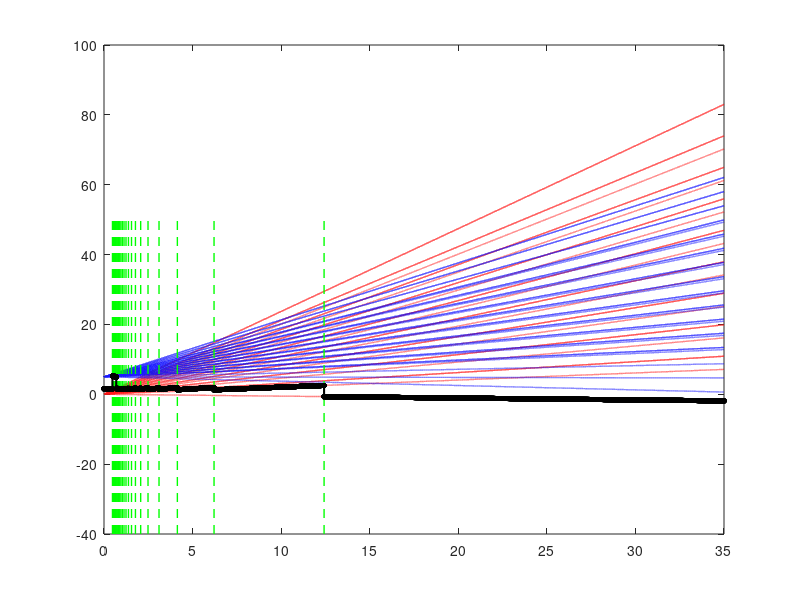

Source code (MATLAB):
clear all;
close all;
%plot parameters
width = 6;     % Width in inches
height = 3;    % Height in inches
alw = 1;    % AxesLineWidth
fsz = 14;      % Fontsize
lw = 1;      % LineWidth
msz = 8;       % MarkerSize

% The properties we've been using in the figures
set(0,'defaultLineLineWidth',lw);   % set the default line width to lw
set(0,'defaultLineMarkerSize',msz); % set the default line marker size to msz
set(0,'defaultLineLineWidth',lw);   % set the default line width to lw
set(0,'defaultLineMarkerSize',msz); % set the default line marker size to msz


tilt=0;
delv=5;

gstar=3.15; %gstar*mstar/gbmb
menhanced=1; %mstar/mb
menhancedX=1; %mstar/mb
gstarX=3.15; %gstar*mstar/gbmb

h=6.626e-34;
hbar=h/2/pi;
n=3e15;
e=1.6e-19;
B=0:0.001:35;
Bperp=B*cos(tilt*pi/180);
me=9.1e-31;
mzb=0.45;
mzstar=menhanced*mzb;
mzbymx=0.45;
mxb=mzb/mzbymx;
mxstar=menhancedX*mxb;
gb=2;

Btarget= 1;

Ez0down_1= ((0+0.5)*hbar*e*Btarget/mzstar/me-1/2*gstar*gb/menhanced*e*hbar/2/me*Btarget)/e/1e-3
Ez1down_1= ((1+0.5)*hbar*e*Btarget/mzstar/me-1/2*gstar*gb/menhanced*e*hbar/2/me*Btarget)/e/1e-3
Ez0up_1= ((0+0.5)*hbar*e*Btarget/mzstar/me+1/2*gstar*gb/menhanced*e*hbar/2/me*Btarget)/e/1e-3
Ez1up_1= ((1+0.5)*hbar*e*Btarget/mzstar/me+1/2*gstar*gb/menhanced*e*hbar/2/me*Btarget)/e/1e-3

Ez0up_1-Ez0down_1
Ez0up_1+Ez0down_1

Ez0down=((0+0.5)*hbar*e*Bperp/mzstar/me-1/2*gstar*gb/menhanced*e*hbar/2/me*B)/e/1e-3;
Ez0up=((0+0.5)*hbar*e*Bperp/mzstar/me+1/2*gstar*gb/menhanced*e*hbar/2/me*B)/e/1e-3;
Ez1down=((1+0.5)*hbar*e*Bperp/mzstar/me-1/2*gstar*gb/menhanced*e*hbar/2/me*B)/e/1e-3;
Ez1up=((1+0.5)*hbar*e*Bperp/mzstar/me+1/2*gstar*gb/menhanced*e*hbar/2/me*B)/e/1e-3;
Ez2down=((2+0.5)*hbar*e*Bperp/mzstar/me-1/2*gstar*gb/menhanced*e*hbar/2/me*B)/e/1e-3;
Ez2up=((2+0.5)*hbar*e*Bperp/mzstar/me+1/2*gstar*gb/menhanced*e*hbar/2/me*B)/e/1e-3;
Ez3down=((3+0.5)*hbar*e*Bperp/mzstar/me-1/2*gstar*gb/menhanced*e*hbar/2/me*B)/e/1e-3;
Ez3up=((3+0.5)*hbar*e*Bperp/mzstar/me+1/2*gstar*gb/menhanced*e*hbar/2/me*B)/e/1e-3;
Ez4down=((4+0.5)*hbar*e*Bperp/mzstar/me-1/2*gstar*gb/menhanced*e*hbar/2/me*B)/e/1e-3;
Ez4up=((4+0.5)*hbar*e*Bperp/mzstar/me+1/2*gstar*gb/menhanced*e*hbar/2/me*B)/e/1e-3;
Ez5down=((5+0.5)*hbar*e*Bperp/mzstar/me-1/2*gstar*gb/menhanced*e*hbar/2/me*B)/e/1e-3;
Ez5up=((5+0.5)*hbar*e*Bperp/mzstar/me+1/2*gstar*gb/menhanced*e*hbar/2/me*B)/e/1e-3;
Ez6down=((6+0.5)*hbar*e*Bperp/mzstar/me-1/2*gstar*gb/menhanced*e*hbar/2/me*B)/e/1e-3;
Ez6up=((6+0.5)*hbar*e*Bperp/mzstar/me+1/2*gstar*gb/menhanced*e*hbar/2/me*B)/e/1e-3;
Ez7down=((7+0.5)*hbar*e*Bperp/mzstar/me-1/2*gstar*gb/menhanced*e*hbar/2/me*B)/e/1e-3;
Ez7up=((7+0.5)*hbar*e*Bperp/mzstar/me+1/2*gstar*gb/menhanced*e*hbar/2/me*B)/e/1e-3;
Ez8down=((8+0.5)*hbar*e*Bperp/mzstar/me-1/2*gstar*gb/menhanced*e*hbar/2/me*B)/e/1e-3;
Ez8up=((8+0.5)*hbar*e*Bperp/mzstar/me+1/2*gstar*gb/menhanced*e*hbar/2/me*B)/e/1e-3;

Ex0down=delv+((0+0.5)*hbar*e*Bperp/mxstar/me-1/2*gstarX*gb/menhancedX*e*hbar/2/me*B)/e/1e-3;
Ex0up=delv+((0+0.5)*hbar*e*Bperp/mxstar/me+1/2*gstarX*gb/menhancedX*e*hbar/2/me*B)/e/1e-3;
Ex1down=delv+((1+0.5)*hbar*e*Bperp/mxstar/me-1/2*gstarX*gb/menhancedX*e*hbar/2/me*B)/e/1e-3;
Ex1up=delv+((1+0.5)*hbar*e*Bperp/mxstar/me+1/2*gstarX*gb/menhancedX*e*hbar/2/me*B)/e/1e-3;
Ex2down=delv+((2+0.5)*hbar*e*Bperp/mxstar/me-1/2*gstarX*gb/menhancedX*e*hbar/2/me*B)/e/1e-3;
Ex2up=delv+((2+0.5)*hbar*e*Bperp/mxstar/me+1/2*gstarX*gb/menhancedX*e*hbar/2/me*B)/e/1e-3;
Ex3down=delv+((3+0.5)*hbar*e*Bperp/mxstar/me-1/2*gstarX*gb/menhancedX*e*hbar/2/me*B)/e/1e-3;
Ex3up=delv+((3+0.5)*hbar*e*Bperp/mxstar/me+1/2*gstarX*gb/menhancedX*e*hbar/2/me*B)/e/1e-3;
Ex4down=delv+((4+0.5)*hbar*e*Bperp/mxstar/me-1/2*gstarX*gb/menhancedX*e*hbar/2/me*B)/e/1e-3;
Ex4up=delv+((4+0.5)*hbar*e*Bperp/mxstar/me+1/2*gstarX*gb/menhancedX*e*hbar/2/me*B)/e/1e-3;
Ex5down=delv+((5+0.5)*hbar*e*Bperp/mxstar/me-1/2*gstarX*gb/menhancedX*e*hbar/2/me*B)/e/1e-3;
Ex5up=delv+((5+0.5)*hbar*e*Bperp/mxstar/me+1/2*gstarX*gb/menhancedX*e*hbar/2/me*B)/e/1e-3;
Ex6down=delv+((6+0.5)*hbar*e*Bperp/mxstar/me-1/2*gstarX*gb/menhancedX*e*hbar/2/me*B)/e/1e-3;
Ex6up=delv+((6+0.5)*hbar*e*Bperp/mxstar/me+1/2*gstarX*gb/menhancedX*e*hbar/2/me*B)/e/1e-3;
Ex7down=delv+((7+0.5)*hbar*e*Bperp/mxstar/me-1/2*gstarX*gb/menhancedX*e*hbar/2/me*B)/e/1e-3;
Ex7up=delv+((7+0.5)*hbar*e*Bperp/mxstar/me+1/2*gstarX*gb/menhancedX*e*hbar/2/me*B)/e/1e-3;
Ex8down=delv+((8+0.5)*hbar*e*Bperp/mxstar/me-1/2*gstarX*gb/menhancedX*e*hbar/2/me*B)/e/1e-3;
Ex8up=delv+((8+0.5)*hbar*e*Bperp/mxstar/me+1/2*gstarX*gb/menhancedX*e*hbar/2/me*B)/e/1e-3;
Ex9down=delv+((9+0.5)*hbar*e*Bperp/mxstar/me-1/2*gstarX*gb/menhancedX*e*hbar/2/me*B)/e/1e-3;
Ex9up=delv+((9+0.5)*hbar*e*Bperp/mxstar/me+1/2*gstarX*gb/menhancedX*e*hbar/2/me*B)/e/1e-3;
Ex10down=delv+((10+0.5)*hbar*e*Bperp/mxstar/me-1/2*gstarX*gb/menhancedX*e*hbar/2/me*B)/e/1e-3;
Ex10up=delv+((10+0.5)*hbar*e*Bperp/mxstar/me+1/2*gstarX*gb/menhancedX*e*hbar/2/me*B)/e/1e-3;
Ex11down=delv+((11+0.5)*hbar*e*Bperp/mxstar/me-1/2*gstarX*gb/menhancedX*e*hbar/2/me*B)/e/1e-3;
Ex11up=delv+((11+0.5)*hbar*e*Bperp/mxstar/me+1/2*gstarX*gb/menhancedX*e*hbar/2/me*B)/e/1e-3;
Ex12down=delv+((12+0.5)*hbar*e*Bperp/mxstar/me-1/2*gstarX*gb/menhancedX*e*hbar/2/me*B)/e/1e-3;
Ex12up=delv+((12+0.5)*hbar*e*Bperp/mxstar/me+1/2*gstarX*gb/menhancedX*e*hbar/2/me*B)/e/1e-3;

E=[Ez0down; Ez0up; Ez1down; Ez1up; Ez2down; Ez2up; Ez3down; Ez3up; Ez4down; Ez4up; Ez5down; Ez5up; Ez6down; Ez6up;  Ez7down; Ez7up; Ez8down; Ez8up; Ex0down; Ex0up; Ex1down; Ex1up; Ex2down; Ex2up; Ex3down; Ex3up; Ex4down; Ex4up; Ex5down; Ex5up; Ex6down; Ex6up; Ex7down; Ex7up; Ex8down; Ex8up; Ex9down; Ex9up; Ex10down; Ex10up; Ex11down; Ex11up; Ex12down; Ex12up];

plot(B,Ez0down,'r--')
hold on
plot(B,Ez0up,'r-')
plot(B,Ez1down,'r--')
plot(B,Ez1up,'r-')

plot(B,Ez2down,'r--')
plot(B,Ez2up,'r-')

plot(B,Ez3down,'r--')
plot(B,Ez3up,'r-')

plot(B,Ez4down,'r--')
plot(B,Ez4up,'r-')

plot(B,Ez5down,'r--')
plot(B,Ez5up,'r-')

plot(B,Ez6down,'r--')
plot(B,Ez6up,'r-')

plot(B,Ez7down,'r--')
plot(B,Ez7up,'r-')
plot(B,Ez8down,'r--')
plot(B,Ez8up,'r-')


plot(B,Ex0down,'b--')
hold on
plot(B,Ex1down,'b--')
plot(B,Ex0up,'b-')
plot(B,Ex1up,'b-')

plot(B,Ex2up,'b-')
plot(B,Ex2down,'b--')
plot(B,Ex3down,'b--')
plot(B,Ex3up,'b-')

plot(B,Ex4down,'b--')
plot(B,Ex4up,'b-')

plot(B,Ex5down,'b--')
plot(B,Ex5up,'b-')

plot(B,Ex6down,'b--')
plot(B,Ex6up,'b-')

plot(B,Ex7down,'b--')
plot(B,Ex7up,'b-')
plot(B,Ex8down,'b--')
plot(B,Ex8up,'b-')
plot(B,Ex9down,'b--')
plot(B,Ex9up,'b-')
plot(B,Ex10down,'b--')
plot(B,Ex10up,'b-')
plot(B,Ex11down,'b--')
plot(B,Ex11up,'b-')
plot(B,Ex12down,'b--')
plot(B,Ex12up,'b-')

Ef0=hbar^2/2/mzstar/me*2*pi*n/e/1e-3;
nu=1:1:26;
Bnu=h*n/e./nu;
Ef=Ef0*ones(size(Ez0down));

for i=1 : length(Bnu);
x1=Bnu(i)/cos(tilt*pi/180); %[1:1:5];
y1=[-40 50];   % length of lines, y axis 
%
hold on
plot([x1 x1],y1,'g--')
end
Bnu=Bnu/cos(tilt*pi/180);
for i=length(B):-1:1
    A=unique(E(:,i));
    for j=1:1:length(Bnu)
        if B(i)>Bnu(j)
            Ef(i)=A(j);
            break;
        end
    end
end
Ef(1)=Ef0;
plot(B,Ef,'-ks','LineWidth',1.5,...
                       'MarkerEdgeColor','k',...
                       'MarkerFaceColor','k',...
                       'MarkerSize',2)
